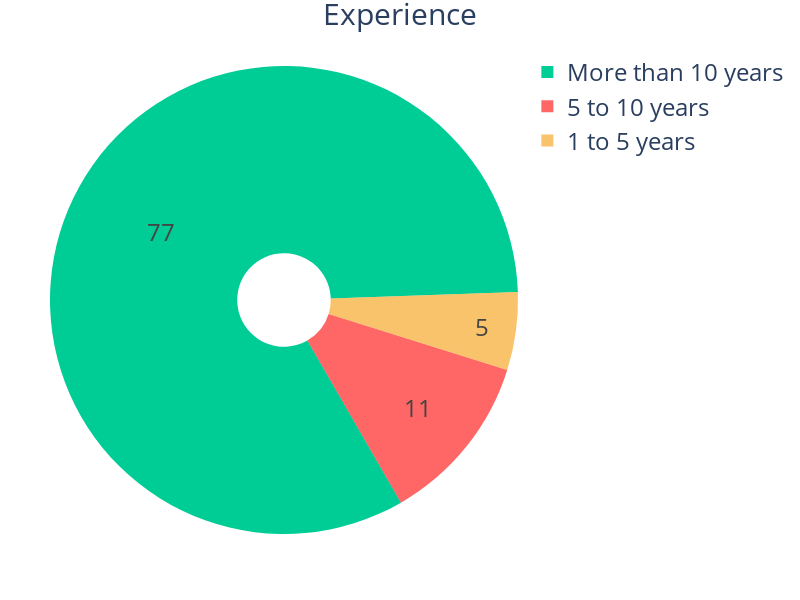

Here is the notebook cell this chart was saved with:
### Code cell
pie_chart_1_colors = ['rgba(0,204,150,255)', 'rgba(255, 0, 0, 0.6)', 'rgba(245, 156, 9, 0.6)']

fig = go.Figure(
    go.Pie(labels=Q10_value_counts['Value'], values=Q10_value_counts['Count'], showlegend=True, 
           textinfo='value', rotation=150, textposition='inside', hole=0.2, marker=dict(colors=pie_chart_1_colors), 
           textfont=dict(size=24))

)

fig.update_layout(
    width=800,   # Set the width of the figure
    height=600   # Set the height of the figure
)

fig.update_layout(
    paper_bgcolor="white",
    plot_bgcolor="white",
    title_text="Experience",  # Add a title to the figure
    title_x=0.5,  # Center the title horizontally
    title_font=dict(size=30),
    margin=dict(t=50, l=50, r=50, b=50)
)


fig.update_layout(
    legend=dict(
        font=dict(
            size=24  # Set the font size for legend text
        )
    )
)

fig.show()
fig.write_image("Participants_experience.png", width=800, height=600, scale=6)

### Figure 1 — Plotly figure (JSON) as saved in the notebook; plotly's stock layout.template omitted (floating-point values rounded to 4 significant figures)
{"data": [{"hole": 0.2, "labels": ["More than 10 years", "5 to 10 years", "1 to 5 years"], "marker": {"colors": ["rgba(0,204,150,255)", "rgba(255, 0, 0, 0.6)", "rgba(245, 156, 9, 0.6)"]}, "rotation": 150, "showlegend": true, "textfont": {"size": 24}, "textinfo": "value", "textposition": "inside", "type": "pie", "values": [77, 11, 5]}], "layout": {"height": 600, "legend": {"font": {"size": 24}}, "margin": {"b": 50, "l": 50, "r": 50, "t": 50}, "paper_bgcolor": "white", "plot_bgcolor": "white", "title": {"font": {"size": 30}, "text": "Experience", "x": 0.5}, "width": 800}}
